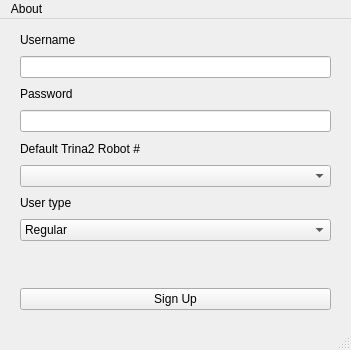
<?xml version="1.0" encoding="UTF-8"?>
<ui version="4.0">
 <class>MainWindow</class>
 <widget class="QMainWindow" name="MainWindow">
  <property name="geometry">
   <rect>
    <x>0</x>
    <y>0</y>
    <width>351</width>
    <height>350</height>
   </rect>
  </property>
  <property name="windowTitle">
   <string>MainWindow</string>
  </property>
  <widget class="QWidget" name="centralwidget">
   <widget class="QWidget" name="verticalLayoutWidget">
    <property name="geometry">
     <rect>
      <x>20</x>
      <y>10</y>
      <width>311</width>
      <height>212</height>
     </rect>
    </property>
    <layout class="QVBoxLayout" name="verticalLayout">
     <item>
      <widget class="QLabel" name="label">
       <property name="maximumSize">
        <size>
         <width>16777215</width>
         <height>50</height>
        </size>
       </property>
       <property name="text">
        <string>Username</string>
       </property>
      </widget>
     </item>
     <item>
      <widget class="QLineEdit" name="un_input"/>
     </item>
     <item>
      <widget class="QLabel" name="label_2">
       <property name="enabled">
        <bool>true</bool>
       </property>
       <property name="maximumSize">
        <size>
         <width>16777215</width>
         <height>50</height>
        </size>
       </property>
       <property name="text">
        <string>Password</string>
       </property>
      </widget>
     </item>
     <item>
      <widget class="QLineEdit" name="pw_input">
       <property name="echoMode">
        <enum>QLineEdit::Password</enum>
       </property>
      </widget>
     </item>
     <item>
      <widget class="QLabel" name="label_3">
       <property name="text">
        <string>Default Trina2 Robot #</string>
       </property>
      </widget>
     </item>
     <item>
      <widget class="QComboBox" name="comboBox"/>
     </item>
     <item>
      <widget class="QLabel" name="label_4">
       <property name="text">
        <string>User type</string>
       </property>
      </widget>
     </item>
     <item>
      <widget class="QComboBox" name="usertype_box">
       <item>
        <property name="text">
         <string>Regular</string>
        </property>
       </item>
       <item>
        <property name="text">
         <string>Admin</string>
        </property>
       </item>
      </widget>
     </item>
    </layout>
   </widget>
   <widget class="QLabel" name="login_state">
    <property name="geometry">
     <rect>
      <x>110</x>
      <y>270</y>
      <width>371</width>
      <height>31</height>
     </rect>
    </property>
    <property name="sizePolicy">
     <sizepolicy hsizetype="Fixed" vsizetype="Fixed">
      <horstretch>0</horstretch>
      <verstretch>0</verstretch>
     </sizepolicy>
    </property>
    <property name="text">
     <string/>
    </property>
   </widget>
   <widget class="QWidget" name="verticalLayoutWidget_2">
    <property name="geometry">
     <rect>
      <x>20</x>
      <y>230</y>
      <width>311</width>
      <height>61</height>
     </rect>
    </property>
    <layout class="QVBoxLayout" name="verticalLayout_2">
     <item>
      <widget class="QLabel" name="warning_label">
       <property name="text">
        <string/>
       </property>
      </widget>
     </item>
     <item>
      <widget class="QPushButton" name="su_btn">
       <property name="text">
        <string>Sign Up</string>
       </property>
      </widget>
     </item>
    </layout>
   </widget>
  </widget>
  <widget class="QMenuBar" name="menubar">
   <property name="geometry">
    <rect>
     <x>0</x>
     <y>0</y>
     <width>351</width>
     <height>22</height>
    </rect>
   </property>
   <widget class="QMenu" name="menuAbout">
    <property name="title">
     <string>About</string>
    </property>
    <addaction name="separator"/>
    <addaction name="actionTrina2"/>
    <addaction name="actionRobopuppet"/>
    <addaction name="actionFeedback"/>
   </widget>
   <addaction name="menuAbout"/>
  </widget>
  <widget class="QStatusBar" name="statusbar"/>
  <action name="actionTrina2">
   <property name="icon">
    <iconset>
     <normaloff>pics/Hiro_Logo_WPITheme-300x108.png</normaloff>pics/Hiro_Logo_WPITheme-300x108.png</iconset>
   </property>
   <property name="text">
    <string>Trina2</string>
   </property>
  </action>
  <action name="actionRobopuppet">
   <property name="text">
    <string>Robopuppet</string>
   </property>
  </action>
  <action name="actionFeedback">
   <property name="text">
    <string>Feedback</string>
   </property>
  </action>
 </widget>
 <resources/>
 <connections/>
</ui>
